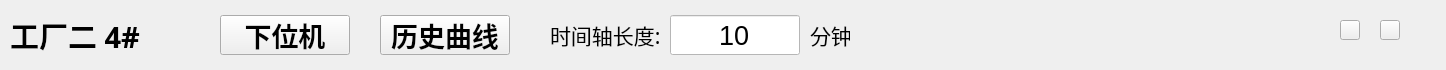
   <widget class="QWidget" name="widget_title" native="true">
    <property name="geometry">
     <rect>
      <x>2</x>
      <y>0</y>
      <width>1446</width>
      <height>70</height>
     </rect>
    </property>
    <property name="styleSheet">
     <string notr="true">#widget_title{
border-top-left-radius: 10px;   /* 设置左上角的圆角半径 */
border-top-right-radius: 10px;  /* 设置右上角的圆角半径 */
border-bottom-left-radius: 0px; /* 保持左下角的圆角半径为 0 */
border-bottom-right-radius: 0px;/* 保持右下角的圆角半径为 0 */
background-color: rgb(170, 170, 255);
}</string>
    </property>
    <widget class="QLabel" name="label_factory_num">
     <property name="geometry">
      <rect>
       <x>10</x>
       <y>15</y>
       <width>140</width>
       <height>40</height>
      </rect>
     </property>
     <property name="font">
      <font>
       <family>华文中宋</family>
       <pointsize>22</pointsize>
       <weight>75</weight>
       <bold>true</bold>
      </font>
     </property>
     <property name="text">
      <string>工厂二 4#</string>
     </property>
    </widget>
    <widget class="QPushButton" name="pushButton_lower_pc">
     <property name="geometry">
      <rect>
       <x>220</x>
       <y>15</y>
       <width>130</width>
       <height>40</height>
      </rect>
     </property>
     <property name="font">
      <font>
       <family>华文仿宋</family>
       <pointsize>20</pointsize>
       <weight>75</weight>
       <bold>true</bold>
      </font>
     </property>
     <property name="text">
      <string>下位机</string>
     </property>
    </widget>
    <widget class="QPushButton" name="pushButton_historical_curve">
     <property name="geometry">
      <rect>
       <x>380</x>
       <y>15</y>
       <width>130</width>
       <height>40</height>
      </rect>
     </property>
     <property name="font">
      <font>
       <family>华文仿宋</family>
       <pointsize>20</pointsize>
       <weight>75</weight>
       <bold>true</bold>
      </font>
     </property>
     <property name="text">
      <string>历史曲线</string>
     </property>
    </widget>
    <widget class="QPushButton" name="pushButton_3">
     <property name="geometry">
      <rect>
       <x>1340</x>
       <y>20</y>
       <width>20</width>
       <height>20</height>
      </rect>
     </property>
     <property name="styleSheet">
      <string notr="true">border-image: url(:/logo/minisize.png);</string>
     </property>
     <property name="text">
      <string/>
     </property>
    </widget>
    <widget class="QPushButton" name="pushButton_4">
     <property name="geometry">
      <rect>
       <x>1380</x>
       <y>20</y>
       <width>20</width>
       <height>20</height>
      </rect>
     </property>
     <property name="styleSheet">
      <string notr="true">border-image: url(:/logo/close.png);</string>
     </property>
     <property name="text">
      <string/>
     </property>
    </widget>
    <widget class="QLabel" name="label_factory_num_2">
     <property name="geometry">
      <rect>
       <x>550</x>
       <y>15</y>
       <width>110</width>
       <height>40</height>
      </rect>
     </property>
     <property name="font">
      <font>
       <family>华文中宋</family>
       <pointsize>16</pointsize>
       <weight>50</weight>
       <bold>false</bold>
      </font>
     </property>
     <property name="text">
      <string>时间轴长度:</string>
     </property>
    </widget>
    <widget class="QLabel" name="label_factory_num_3">
     <property name="geometry">
      <rect>
       <x>810</x>
       <y>15</y>
       <width>40</width>
       <height>40</height>
      </rect>
     </property>
     <property name="font">
      <font>
       <family>华文中宋</family>
       <pointsize>16</pointsize>
       <weight>50</weight>
       <bold>false</bold>
      </font>
     </property>
     <property name="text">
      <string>分钟</string>
     </property>
    </widget>
    <widget class="QLineEdit" name="lineEdit_SetTime">
     <property name="geometry">
      <rect>
       <x>670</x>
       <y>15</y>
       <width>130</width>
       <height>40</height>
      </rect>
     </property>
     <property name="font">
      <font>
       <pointsize>20</pointsize>
      </font>
     </property>
     <property name="styleSheet">
      <string notr="true">padding: 0;
background-color: rgb(255, 255, 255);
color: rgb(0, 0, 0);</string>
     </property>
     <property name="text">
      <string>10</string>
     </property>
     <property name="alignment">
      <set>Qt::AlignCenter</set>
     </property>
    </widget>
   </widget>
